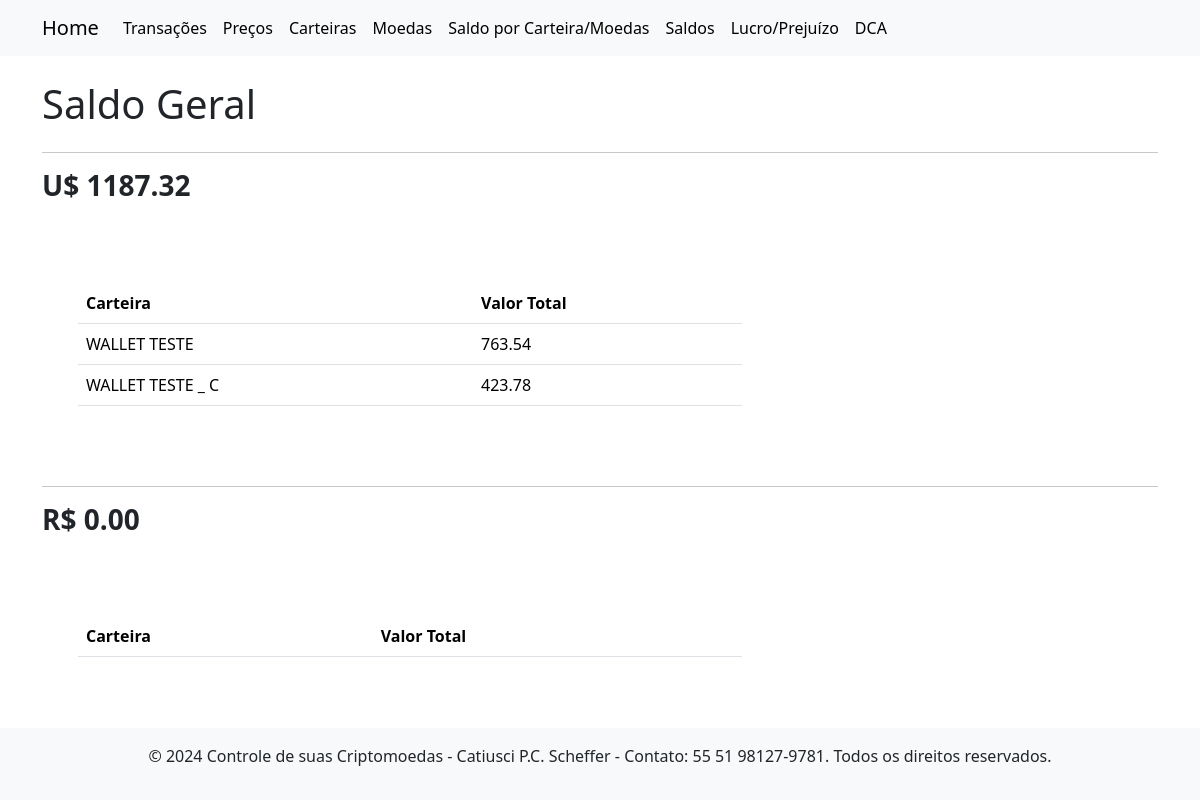
Page /balance_wallet (signed in) on the earlier database version.
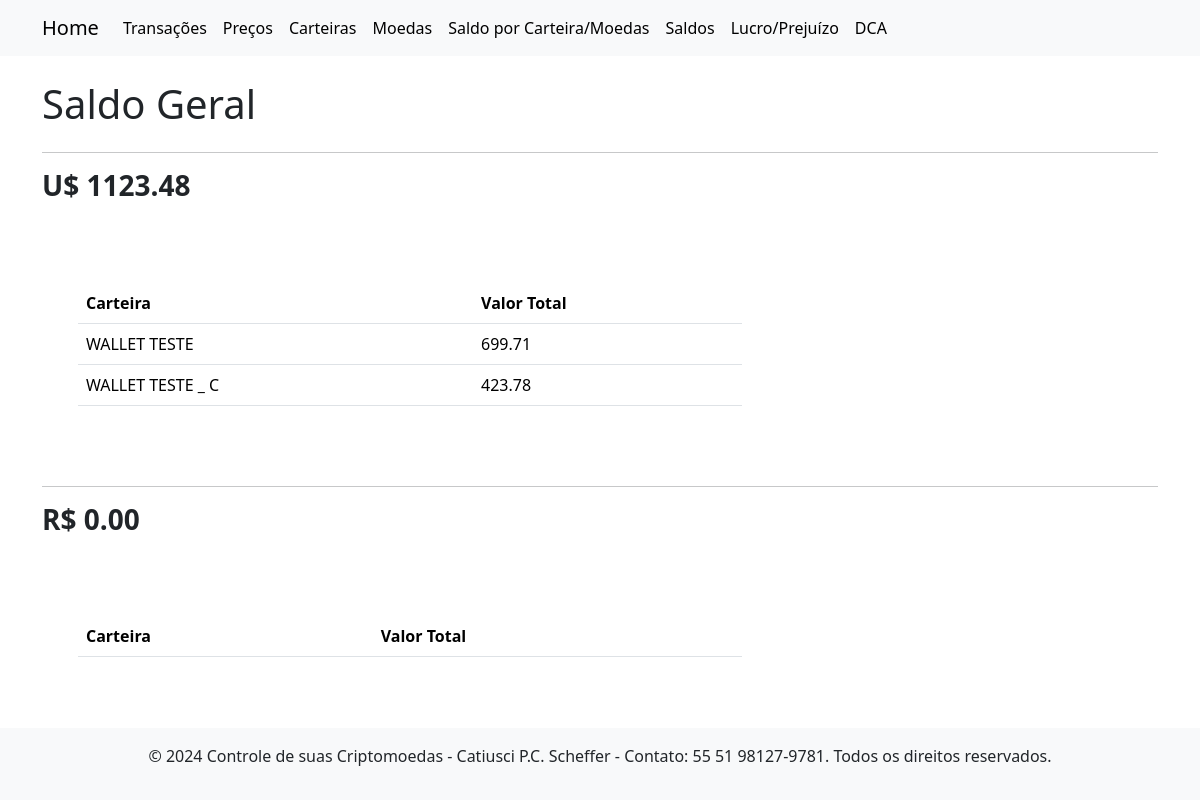
Same page on the later database version.
### criptoControl/models.py (models this page shows)
class Wallet(db.Model):
    __tablename__ = 'wallets'  # Corrigido aqui para 'wallets'
    wallet_id = db.Column(db.Integer, primary_key=True)
    wallet_user_id = db.Column(db.Integer, db.ForeignKey('users.user_id'), nullable=False)
    wallet_name = db.Column(db.String, nullable=False)
    wallet_network = db.Column(db.String, nullable=False)
    wallet_status = db.Column(db.String(1), nullable=False, default='N' )
    balances = db.relationship('WalletBalance', back_populates='wallet')

### criptoControl/routes/views_databases.py (the view)
@views_db_bp.route('/balance_wallet')
@login_required
def balance_wallet():
    latest_prices_subquery = (
        db.session.query(
            Price.price_crypto_id,
            func.max(Price.price_consult_datetime).label('latest_timestamp')
        )
        .group_by(Price.price_crypto_id)
        .subquery()
    )
    query_dolar = (
        db.session.query(
            Wallet.wallet_name.label('carteira'),
            func.sum(WalletBalance.balance).label('quantidade_total'),
            func.sum(WalletBalance.balance * Price.price).label('valor_total')
        )
        .join(WalletBalance, Wallet.wallet_id == WalletBalance.balance_wallet_id)
        .join(Cryptocurrency, Cryptocurrency.crypto_id == WalletBalance.balance_crypto_id)
        .join(Price, Price.price_crypto_id == Cryptocurrency.crypto_id)
        .join(User, User.user_id == Wallet.wallet_user_id)
        .join(latest_prices_subquery,
               (Price.price_crypto_id == latest_prices_subquery.c.price_crypto_id) &
               (Price.price_consult_datetime == latest_prices_subquery.c.latest_timestamp))
        .filter(WalletBalance.balance > 0)
        .filter(~Cryptocurrency.crypto_symbol.like('%BRL%'))  # Excluir 'BRL'
        .filter(User.user_id == current_user.user_id)
        .group_by(Wallet.wallet_name)
        .order_by(Wallet.wallet_name)
        .all()
    )
    query_real = (
        db.session.query(
            Wallet.wallet_name.label('carteira'),
            func.sum(WalletBalance.balance).label('quantidade_total'),
            func.sum(WalletBalance.balance * Price.price).label('valor_total')
        )
        .join(WalletBalance, Wallet.wallet_id == WalletBalance.balance_wallet_id)
        .join(Cryptocurrency, Cryptocurrency.crypto_id == WalletBalance.balance_crypto_id)
        .join(Price, Price.price_crypto_id == Cryptocurrency.crypto_id)
        .join(User, User.user_id == Wallet.wallet_user_id)
        .join(latest_prices_subquery,
               (Price.price_crypto_id == latest_prices_subquery.c.price_crypto_id) &
               (Price.price_consult_datetime == latest_prices_subquery.c.latest_timestamp))
        .filter(WalletBalance.balance > 0)
        .filter(Cryptocurrency.crypto_symbol.like('%BRL%'))  # Apenas 'BRL'
        .filter(User.user_id == current_user.user_id)
        .group_by(Wallet.wallet_name)
        .order_by(Wallet.wallet_name)
        .all()
    )
    total_valor_dolar = sum(row.valor_total for row in query_dolar)
    total_valor_real = sum(row.valor_total for row in query_real)
    results_dolar = [{
        'carteira': row.carteira,
        'quantidade_total': row.quantidade_total,
        'valor_total': row.valor_total
    } for row in query_dolar]
    results_real = [{
        'carteira': row.carteira,
        'quantidade_total': row.quantidade_total,
        'valor_total': row.valor_total
    } for row in query_real]
    return render_template('views_databases/wallet_balance.html', carteiras_dolar=results_dolar, total_valor_dolar=total_valor_dolar, carteiras_real=results_real, total_valor_real=total_valor_real)

### criptoControl/__init__.py (called while the page is built)
@login_manager.user_loader
def load_user(user_id):
    from criptoControl.models import User
    return User.query.get(int(user_id))

### criptoControl/templates/views_databases/wallet_balance.html (shortened to what this page needs)
{% extends 'index.html' %} {% block body %}
<div class="container mt-4">
  <h1>Saldo Geral</h1>
  <div class="row">
    <div class="row-md-4 mb-4">
      <hr />
      <h3 class="fw-bold">
        U$ {{ "%.2f" % (total_valor_dolar | float) }}
      </h3>
    </div>
    <div class="col-md-8 p-5">
      <table class="table">
        <thead>
          <tr>
            <th>Carteira</th>
            <th>Valor Total</th>
          </tr>
        </thead>
        <tbody>
          {% for wallet in carteiras_dolar %}
          <tr>
            <td>{{ wallet.carteira }}</td>
            <td>{{ "%.2f" % (wallet.valor_total | float) }}</td>
          </tr>
          {% endfor %}
        </tbody>
      </table>
    </div>
  </div>
  <div class="row">
    <div class="row-md-4 mb-4">
      <hr />
      <h3 class="fw-bold">
        R$ {{ "%.2f" % (total_valor_real | float) }}
      </h3>
    </div>
    <div class="col-md-8 p-5">
      <table class="table">
        <thead>
          <tr>
            <th>Carteira</th>
            <th>Valor Total</th>
          </tr>
        </thead>
      </table>
    </div>
  </div>
</div>
{% endblock %}

Differences in the rows shown:
changed Wallet "WALLET TESTE": valor_total "763.54" → "699.71"
Other differences:
{{ "%.2f" % (total_valor_dolar | float) }}: "1187.32" → "1123.48"
